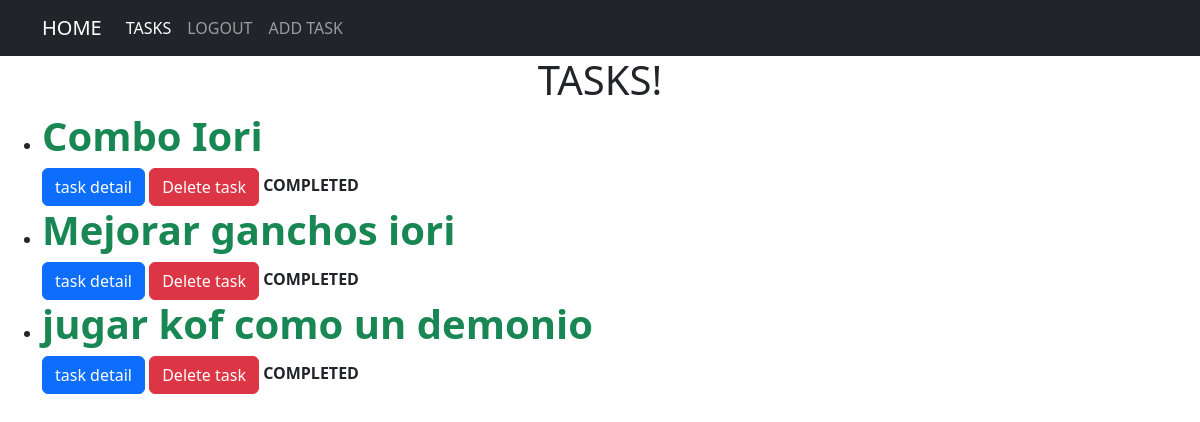
The page /tasks/ (signed in) on the database its author committed.
### task/models.py (models this page shows, shortened)
class Task(models.Model):
    title = models.CharField(max_length=100)
    description = models.TextField(blank=True)
    created = models.DateTimeField(auto_now_add=True)
    date_complete = models.DateTimeField(null=True)
    important = models.BooleanField(default=False)
    user = models.ForeignKey(User, on_delete=models.CASCADE)

### task/views.py (the view)
# urls.py: path('tasks/', views.tasks, name='tasks'),
@login_required
def tasks(request):
    all_tasks = Task.objects.filter(user=request.user)
    return render(request, 'tasks.html', {'task': all_tasks})

### task/templates/tasks.html (shortened to what this page needs)
{% extends "base.html" %}
{% block content %}
    <main>
        <h1 class="text-center">TASKS!</h1>
        <ul class="list-group">
            {% for task in task %}
                {% if task.date_complete == None %}
                    <div class="container">
                        <li><h1 class="fw-bold text-danger">{{task.title}}</h1></li>
                        <a class="btn btn-primary" href="{% url 'details' task.id %}">task detail</a>
                        <a class="btn btn-danger" href="{% url 'delete' task.id %}">Delete task</a>
                        <strong>INCOMPLETE</strong>
                    </div>
                {% else %}
                    <div class="container">
                        <li><h1 class="fw-bold text-success">{{task.title}}</h1></li>
                        <a class="btn btn-primary" href="{% url 'details' task.id %}">task detail</a>
                        <a class="btn btn-danger" href="{% url 'delete' task.id %}">Delete task</a>
                        <strong>COMPLETED</strong>
                    </div>
                {% endif %}
            {% endfor %}
        </ul>
    </main>
{% endblock content %}

### rows shown on the page
Task: title "Combo Iori"
Task: title "Mejorar ganchos iori"
Task: title "jugar kof como un demonio"
